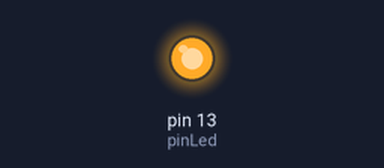
This sketch was run on a simulated Arduino Uno, built with avr-gcc and run on an emulated ATmega328P. Shown: output pins drawn as LEDs (lit = HIGH).

Above: at 1.0 s.
At 3.0 s:
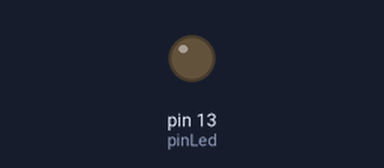
Timing chart, 0 to 5.2 s (numbered marks = the images above):
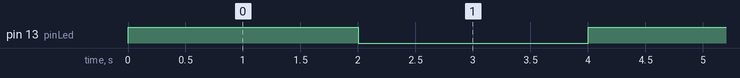

The sketch:

Parpadeo.ino
```cpp
/*
* Ejemplo 1
* Prende y apagar un led, el pin 13 ya tiene resistencias en Arduino.
* @skatalites
*/

int pinLed = 13;                //crea variable y define el valor de pin 13, que ya tiene resistencias en Arduino
int tiempoRetraso = 2000;       //2000 son dos segundos,


void setup() {
  pinMode(pinLed, OUTPUT);
}


void loop() {
  digitalWrite(pinLed, HIGH);   // Encender pin 13
  delay(tiempoRetraso);         // Retraso de 2 segundos

  digitalWrite(pinLed, LOW);    // Apagar pin 13
  delay(tiempoRetraso);         // Retraso de 2 segundos
}
```

Measured:
- by itself, pin 13 (pinLed): alternates HIGH for 2.0 s and LOW for 2.0 s
